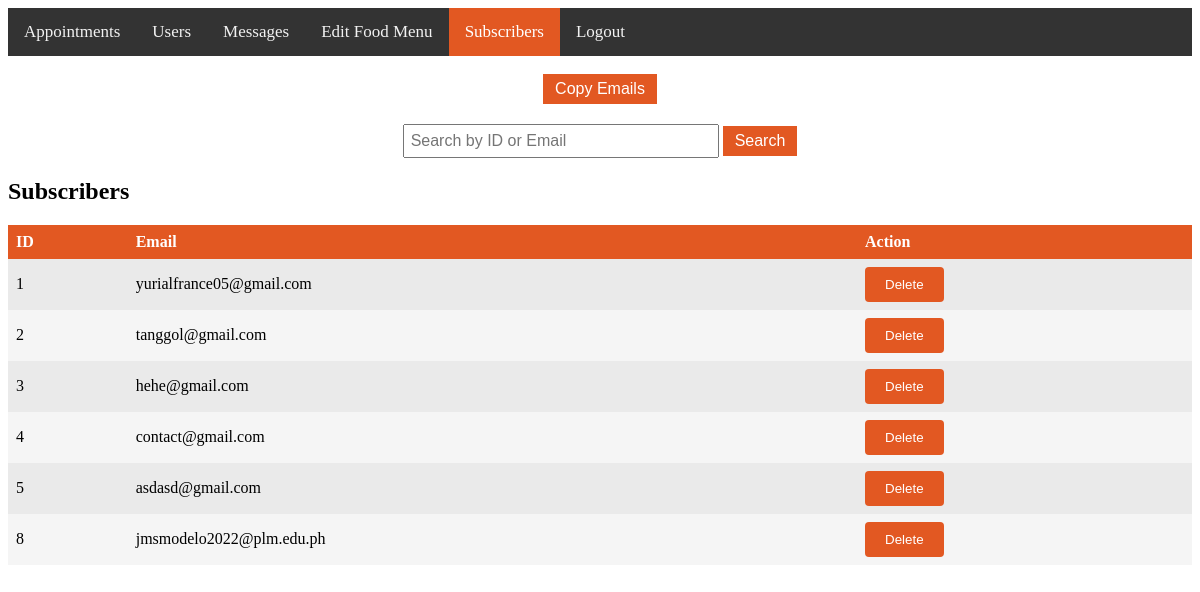
Page /admin_subscribers.php (signed in) on the committed database.
### tables this page shows
CREATE TABLE `subscribers` (
  `id` int(11) NOT NULL,
  `email` varchar(255) NOT NULL
);

### admin_subscribers.php (the view, shortened to what this page needs)
<?php
$conn = mysqli_connect('localhost', 'root', 'root', 'bytegalore');
$querySubscribers = "SELECT * FROM subscribers";
$resultSubscribers = mysqli_query($conn, $querySubscribers);
$subscribers = array();
while ($subscriberRow = mysqli_fetch_assoc($resultSubscribers)) {
    $subscribers[] = $subscriberRow;
}
?>
<!DOCTYPE html>
<html>
<head>
</head>
<body>
<div class="navbar">
    <a href="admin_dashboard.php">Appointments</a>
    <a href="admin_users.php">Users</a>
    <a href="admin_contact_data.php">Messages</a>
    <a href="edit_food_menu.php">Edit Food Menu</a>
    <a class="active" href="admin_subscribers.php">Subscribers</a>
    <a href="admin_logout.php">Logout</a>
</div>
<br>
<div class="copy-button">
    <button onclick="copyEmails()">Copy Emails</button>
</div>
<div class="search-container">
    <form class="search-form" method="GET" action="admin_subscribers.php">
        <input type="text" name="search" placeholder="Search by ID or Email">
        <button type="submit">Search</button>
    </form>
</div>
<div id="subscribers" class="table-container">
    <h2>Subscribers</h2>
    <table id="subscribers-table">
    <tr>
      <th>ID</th>
      <th>Email</th>
      <th>Action</th>
    </tr>
    <?php foreach ($subscribers as $subscriber): ?>
    <tr>
        <td><?php echo $subscriber['id']; ?></td>
        <td><?php echo $subscriber['email']; ?></td>
        <td>
            <form method="POST" action="delete_subscriber.php">
                <button type="submit" onclick="return confirm('Are you sure you want to delete this subscriber?')" style="padding: 10px 20px; background-color: #e25822; color: white; border: none; border-radius: 4px; cursor: pointer;">Delete</button>
            </form>
        </td>
    </tr>
<?php endforeach; ?>
    </table>
</div>
</body>
</html>

### admin_subscribers.php (style rules this page uses)
.navbar { background-color: #333; overflow: hidden; }
.navbar a { float: left; color: #f2f2f2; text-align: center; padding: 14px 16px; text-decoration: none; font-size: 17px; }
.navbar a.active { background-color: #e25822; color: white; }
.table-container { margin-top: 20px; }
table { border-collapse: collapse; width: 100%; }
th, td { text-align: left; padding: 8px; transition: background-color 0.3s ease; }
th { background-color: #e25822; color: white; }
tr:nth-child(odd) { background-color: #f5f5f5; transition: background-color 0.3s ease; }
tr:nth-child(even) { background-color: #eaeaea; transition: background-color 0.3s ease; }
.search-container { margin-top: 20px; text-align: center; }
.search-form input[type=text] { padding: 6px; width: 300px; font-size: 16px; }
.search-form button { padding: 6px 12px; background-color: #e25822; color: white; font-size: 16px; border: none; cursor: pointer; }
.copy-button { margin-bottom: 20px; text-align: center; }
.copy-button button { padding: 6px 12px; background-color: #e25822; color: white; font-size: 16px; border: none; cursor: pointer; }

### rows in the picture
subscribers: id "1", email "yurialfrance05@gmail.com"
subscribers: id "2", email "tanggol@gmail.com"
subscribers: id "3", email "hehe@gmail.com"
subscribers: id "4", email "contact@gmail.com"
subscribers: id "5", email "asdasd@gmail.com"
subscribers: id "8", email "jmsmodelo2022@plm.edu.ph"
